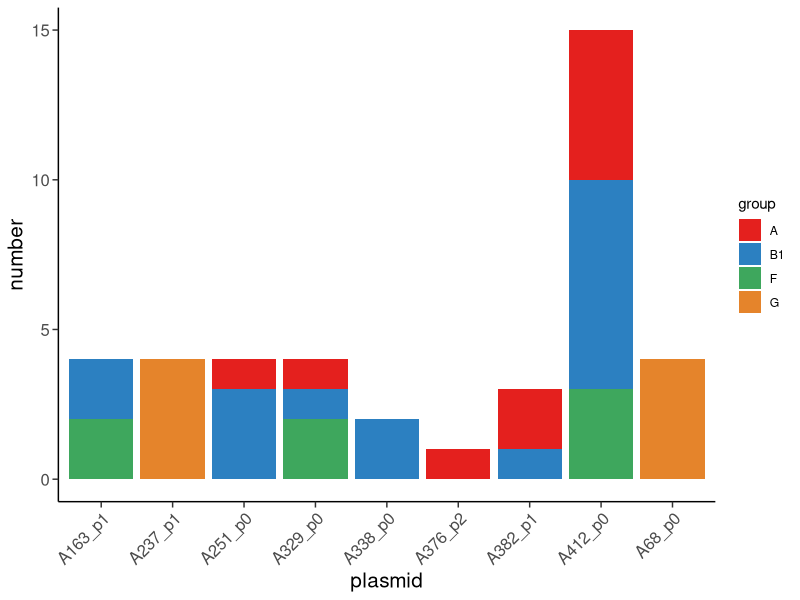
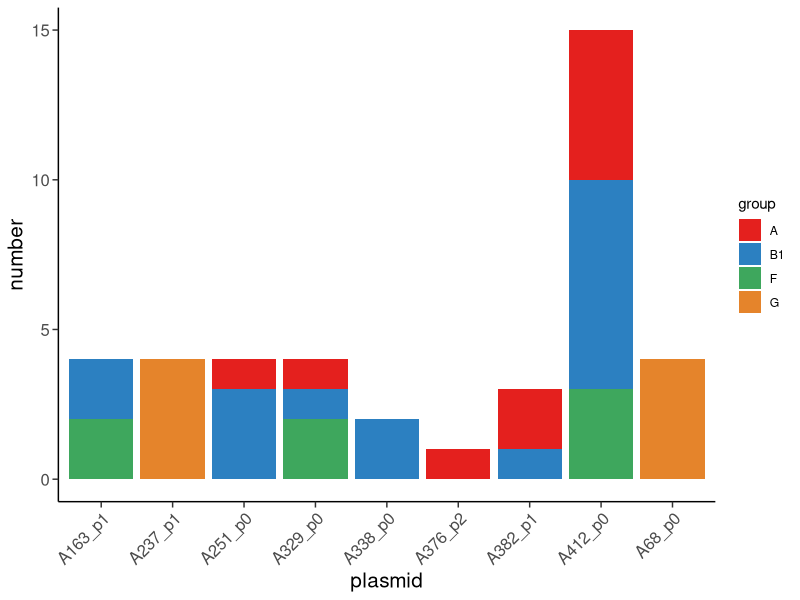

Write the R code that produced these figures, in order.
library(ggplot2)

data <- read.table("all_coverage_0.9_0.8_retain_high_change_group.txt", header = T, check.names = F)

data$group <- factor(data$group,levels = c("A","B1","F","G"))
mycol <- c("#e4201e","#2c80c1","#3ea75d","#e5842b")

p <- ggplot(data, aes(x=plasmid, y=value, fill=group)) + geom_bar(stat = "identity",position ="stack") +
  scale_fill_manual(values=mycol) + labs(x = "plasmid" , y = "number") +
  theme(axis.title=element_text(size=15),axis.text.x = element_text(angle=45, hjust = 1, vjust = 1 ,size = 12),
        axis.text.y = element_text(size = 12),axis.ticks.length=unit(0.15,'cm') ,
        panel.background = element_blank(),axis.line = element_line(color = "black"))
p
ggsave("bar.pdf",p,width = 8,height = 8)
